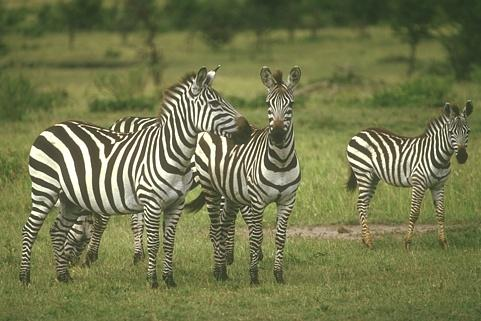
%> input picture vision/hw1 /code /train_images_P1/253027.jpg, 481 x 321 px
$ octave evalDemo.m   (GNU Octave 9; MATLAB toolbox functions it lacks are replaced by stand-ins)
%> lines starting %> are read from the running program, lines starting %| are printed output that depends on the picture; in (x1, y1, x2, y2) boxes, pixels count from 0 and x2, y2 are one past the last pixel; in counts of white or black regions, pixels touching at a corner belong together; the program's own positions count from 1
### vision/hw1 /code /gmerritt-proj1/findDerivatives.m
function [J, theta, Jx, Jy] = findDerivatives(I, Gx, Gy)

%%pad array with size of conv filter
pad_I = padarray(I,[floor(size(Gx,2)/2) floor(size(Gx,2)/2)],'symmetric');
% 1d convolution of padded image and Gy and Gx
first_conv =conv2(pad_I,Gy,'valid');
second_conv = conv2(first_conv,Gx,'valid');
%% Difference filter
dx = [1 -1];
dy = dx';
%% Gradient in X Y and Theta Direction
Jx = conv2(second_conv,dx,'same');
Jy = conv2(second_conv,dy,'same');
theta = atan2(Jy, Jx);
% Gradient Magnitude
J = sqrt(Jx.^2 + Jy.^2);
end

### vision/hw1 /code /gmerritt-proj1/visDerivatives.m
function visDerivatives(I, J, Jx, Jy)
%% Visualize magnitude and orientation of derivatives

figure; imagesc(J); colormap(gray);
figure; imagesc(Jx); colormap(gray);
figure; imagesc(Jy); colormap(gray);


%% Visualize orientation of derivatives
[cnt, val] = hist(J(:), 100);
thr = val(find(cumsum(cnt)/sum(cnt)<0.95, 1, 'last'));

[x, y] = meshgrid(1:size(I,2), 1:size(I,1));
Jx(J<thr) = 0;
Jy(J<thr) = 0;
figure; imshow(I); hold on
quiver(x, y, Jx, Jy,'AutoScale', 'off');
hold off

end

### vision/hw1 /code /gmerritt-proj1/cannyEdge.m
function E = cannyEdge(I)
%% Canny edge detector
%  Input: A color image I = uint8(X, Y, 3), where X, Y are two dimensions
%  of the image
%  Output: An edge map E = logical(X, Y)
%%  To DO: Write three functions findDerivatives, nonMaxSup, and edgeLink to fulfill the Canny edge detector.

%% Convert the color image to gray scale image
%  Output I = uint8(X, Y)
if (size(I,3) > 1)
     I = rgb2gray(I);
end

%% Construct 2D Gaussian filter
Gx = normpdf([-5:1:5], 0, 1);
Gy = normpdf([-5:1:5], 0, 1)';

%% Compute magnitutde and orientation of derivatives
% [4 lines of commented-out code are left out]
[J, theta, Jx, Jy] = findDerivatives(I, Gx, Gy);

visDerivatives(I, J, Jx, Jy);


%% Detect local maximum
%  M = logical(X, Y), the edge map after non-maximal suppression
 M = nonMaxSup(J, theta);
%  figure; imagesc(M); colormap(gray);

%% Link edges
%  E = logical(X, Y), the final edge map
E = edgeLink(M, J, theta);
figure; imagesc(E); colormap(gray);
% figure; E2 =edge(I); imagesc(E2);colormap(gray);
end

### vision/hw1 /code /gmerritt-proj1/nonMaxSup.m
function M = nonMaxSup2(J, theta)
%% This function is kind of slow/ im too tired to linearize rn
nr = size(theta,1);
nc = size(theta,2);
%% Detect local maximum
% making a false / true matrix for M because its faster
M = false(nr,nc);
%discretizing theta into these 5 angles
pi_vec = [0 pi/4 pi/2 3*pi/4 pi];

%% Sorry I changed index conventions in edgeLink  :(
for j = 1:size(theta,1) % y
    for i = 1:size(theta,2) % x
       [~,idx] =  min(abs(pi_vec - abs(theta(j,i)))); %matching theta to one of the angles in pi_vec
       %% Changing which indicies i check for a max based on the angle at J(j,i)
      if(pi_vec(idx) == 0 || pi_vec(idx) == pi)
          if(j > 1 && j < nr)
              if(J(j-1,i) < J(j,i) && J(j,i) > J(j+1,i))
                  M(j,i) =true;
              end
          end
      end

      if(pi_vec(idx) == pi/4)
          if(j > 1 && j < nr && i>1 && i< nc)
              if(J(j+1,i-1)< J(j,i) && J(j-1,i+1) < J(j,i))
                  M(j,i) =true;
              end
          end
      end

      if(pi_vec(idx) == pi/2)
         if(i>1 && i< nc)
            if(J(j,i-1) < J(j,i) && J(j,i+1) < J(j,i))
                  M(j,i) = true;
             end
          end
      end

      if(pi_vec(idx) == 3*pi/4)
         if(j > 1 && j < nr && i>1 && i< nc)
            if(J(j -1,i-1) < J(j,i) && J(j+1,i+1) < J(j,i))
                  M(j,i) =true;
             end
          end
      end

    end

end
end

### vision/hw1 /code /gmerritt-proj1/edgeLink.m
function E = edgeLink(M, J, theta)

nc = size(J,2);
nr = size(J,1);
% low_threshold = max(mean(J));
E = false(nr,nc);
%% throw out outliers so our mean isn't shifted super far out
no_outliers = J;
[~,idx] = max(mean(J,1));
no_outliers(:,idx) = [];
[~,idx2] = max(mean(J,2));
no_outliers(idx2,:) = [];
%% Set Low threshold in X and Y directions (just taking the mean of the mag)
low_threshold = mean(mean(no_outliers,1));
low2 = mean(mean(no_outliers,2));

%% just initializing some logic vectors for later
logic = zeros(nr,nc);
logic2 = zeros(nr,nc);
logic4 = zeros(1,nc);
logic3 = zeros(nr,1);
logic_4 = zeros(1,nc);
logic5 = zeros(nr,nc);
%% High threshold is 1 std above the mean
high_threshold = low_threshold + mean(std(no_outliers,0,1));
high2 = low2 + mean(std(no_outliers,0,2));
%% Filtering out points with non max
new_J = J.*M;

%%  check if filtered mag is above high threshold
for j= 1:nc
  logic_vec = new_J(:,j) > high_threshold;
    logic_vec2 = (J(:,j) > low_threshold); % if in hysterisis band check to see if left right neighbors are above high threshold
  if(j >1 && j < nc)
     logic3 = logic_vec2 & ((new_J(:,j-1) > high_threshold) | ( new_J(:,j+1) > high_threshold));
  end

  %storing the defs valid points in new_J , creating a logic matrix to deal
  %with up down condition later
   new_J(:,j) = logic_vec;
   logic(:,j) = logic3;
end

%% checking for valid points for up and down
for i = 1:nr
    l = new_J(i,:) > high2;
    logic_4 = (J(i,:) > low2);

    if ( i >1 && i < nr) % check top and bottom neighbor for definite edges
        logic4 = logic_4 & (( new_J(i-1,:) > high2) | (new_J(i+1,:) > high2));
    end

    logic2(i,:) = logic4;
    E(i,:) = new_J(i,:) | l ;
end

%% this did check the corners of the box for any high thresholds
%%   to link the edges but it was slow and didnt help


% [14 lines of commented-out code are left out]

%% combining the row and column checks by or'ing them together
%%but some times anding looks better
logic = logic | logic2;
new_J = new_J | logic;
E = new_J;

end

### vision/hw1 /code /evalDemo.m
%% Evaluation demo

I = imread('train_images_P1/253027.jpg');
%> I is the input picture: size 321x481x3 uint8; mean R, G, B 114.5, 118.5, 76.9
I_bi = rgb2gray(I);
E = edge(I_bi, 'canny');
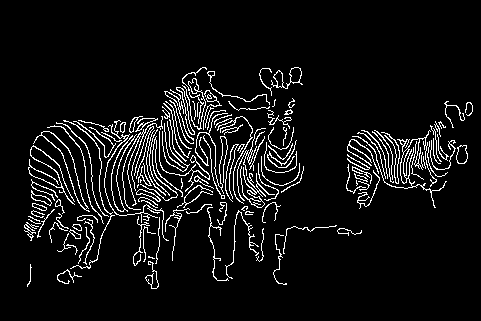
%> E: size 321x481 logical; 7% white in thin lines or dots, all inside (x1, y1, x2, y2) = (24, 67, 473, 289)
E = cannyEdge(I_bi);
%> in findDerivatives, `J = sqrt(Jx.^2 + Jy.^2);`:
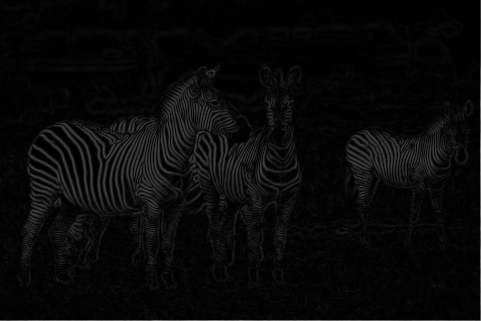
%> J: size 321x481 double; min 0.000333, max 139.4, mean 9.3
%> in visDerivatives, `[cnt, val] = hist(J(:), 100);`: cnt = 100 values, max 30129 at index 2, min 0 at index 50, mean 1544; val = 100 values from 0.697 to 138.7
%> in visDerivatives, `thr = val(find(cumsum(cnt)/sum(cnt)<0.95, 1, 'last'));`: thr = 38.34
%> in cannyEdge, `visDerivatives(I, J, Jx, Jy);`:
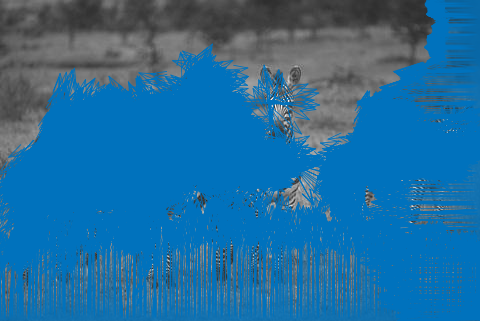
%> figure redrawn from the program's plot data
%> after the loop in nonMaxSup2, `for j = 1:size(theta,1)`:
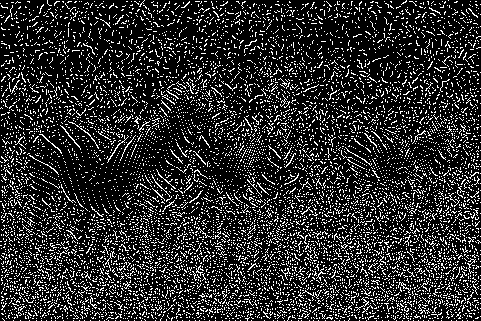
%> M: size 321x481 logical; 17.3% white in thin lines or dots
%> in edgeLink, `[~,idx] = max(mean(J,1));`: idx = 481
%> in edgeLink, `[~,idx2] = max(mean(J,2));`: idx2 = 321
%> in edgeLink, `no_outliers(idx2,:) = [];`:
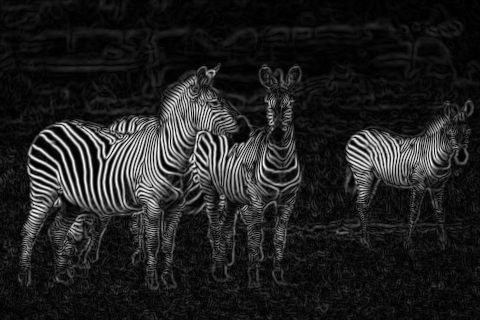
%> no_outliers: size 320x480 double; min 0.000333, max 67.76, mean 8.8; drawn with min black and max white
%> in edgeLink, `low_threshold = mean(mean(no_outliers,1));`: low_threshold = 8.79
%> in edgeLink, `high_threshold = low_threshold + mean(std(no_outliers,0,1));`: high_threshold = 19.32
%> in edgeLink, `high2 = low2 + mean(std(no_outliers,0,2));`: high2 = 16.9
%> after the loop in edgeLink, `for j= 1:nc`: logic: size 321x481 double; values 0 (black) and 1 (white), 3.1% white in thin lines or dots, all inside (x1, y1, x2, y2) = (3, 66, 473, 321)
%> after the loop in edgeLink, `for j= 1:nc`:
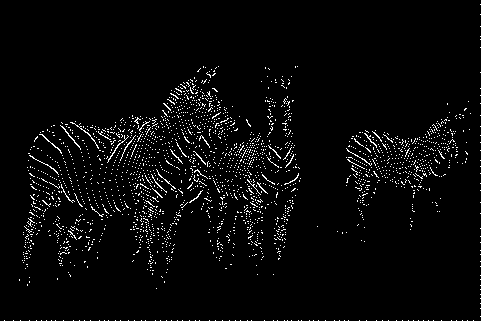
%> new_J: size 321x481 double; values 0 (black) and 1 (white), 3.3% white in thin lines or dots
%> after the loop in edgeLink, `for j= 1:nc`: logic3 = 321 logical values, 0 true
%> after the loop in edgeLink, `for i = 1:nr`: E: size 321x481 logical; 3.3% white in thin lines or dots
%> after the loop in edgeLink, `for i = 1:nr`: logic2: size 321x481 double; every value is 0
%> after the loop in edgeLink, `for i = 1:nr`: logic4 = 481 logical values, 0 true
%> in edgeLink, `new_J = new_J | logic;`:
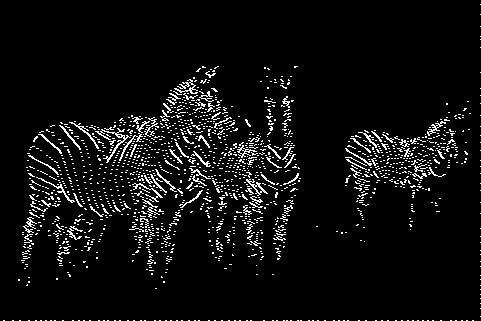
%> new_J: size 321x481 logical; 5.7% white in thin lines or dots
%> (the run ends here)

$ run again, with vision/hw1 /code /train_images_P1/101085.jpg copied over vision/hw1 /code /train_images_P1/253027.jpg
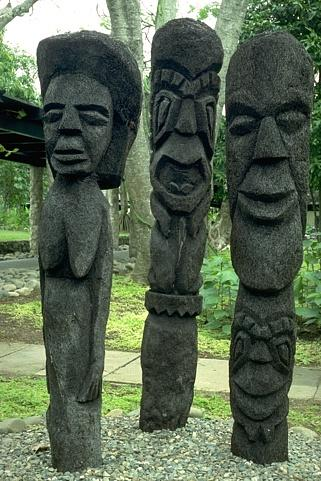
%> input picture vision/hw1 /code /train_images_P1/101085.jpg, 321 x 481 px
%> I is the input picture: size 481x321x3 uint8; mean R, G, B 87.9, 102.4, 81
%> cnt = 100 values, max 33329 at index 2, min 1 at index 83, mean 1544; val = 100 values from 1.14 to 226.6
%> thr = 23.91
%> after the loop in nonMaxSup2, `for j = 1:size(theta,1)`:
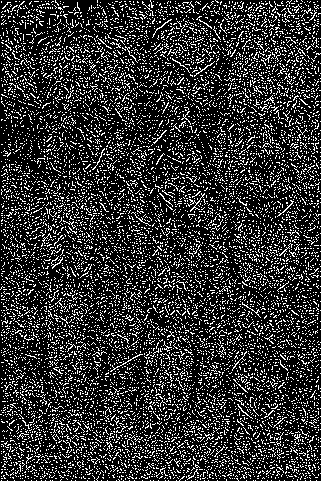
%> M: size 481x321 logical; 19.6% white in thin lines or dots
%> idx = 321
%> idx2 = 481
%> low_threshold = 8.89
%> high_threshold = 16.77
%> high2 = 17.15
%> after the loop in edgeLink, `for j= 1:nc`: logic3 = 481 logical values, 28 true
%> after the loop in edgeLink, `for i = 1:nr`: logic4 = 321 logical values, 0 true
%> in edgeLink, `new_J = new_J | logic;`:
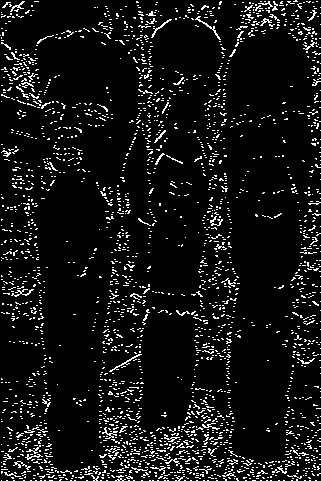
%> new_J: size 481x321 logical; 7.6% white in thin lines or dots

$ run again, with vision/hw1 /code /train_images_P1/106024.jpg copied over vision/hw1 /code /train_images_P1/253027.jpg
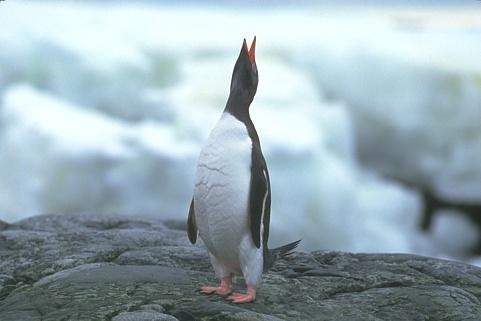
%> input picture vision/hw1 /code /train_images_P1/106024.jpg, 481 x 321 px
%> I is the input picture: size 321x481x3 uint8; mean R, G, B 155.1, 173.7, 181.7
%> cnt = 100 values, max 87668 at index 1, min 0 at index 52, mean 1544; val = 100 values from 1.21 to 240.6
%> thr = 8.46
%> after the loop in nonMaxSup2, `for j = 1:size(theta,1)`:
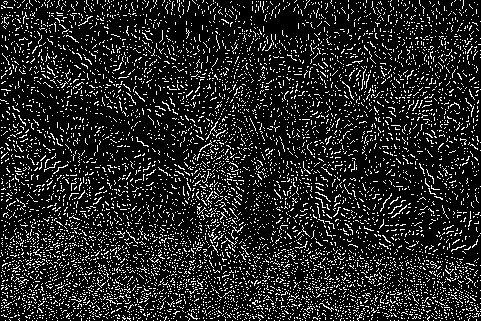
%> M: size 321x481 logical; 14.2% white in thin lines or dots
%> idx = 481
%> idx2 = 321
%> low_threshold = 3.44
%> high_threshold = 7.44
%> high2 = 7.92
%> after the loop in edgeLink, `for j= 1:nc`: logic3 = 321 logical values, 6 true
%> after the loop in edgeLink, `for i = 1:nr`: logic4 = 481 logical values, 0 true
%> in edgeLink, `new_J = new_J | logic;`:
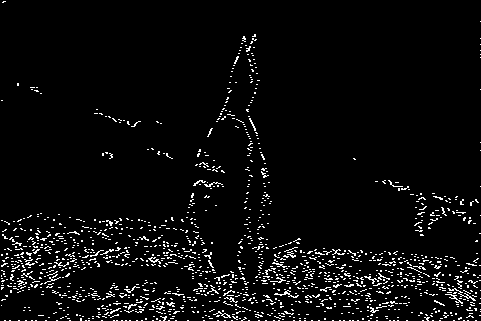
%> new_J: size 321x481 logical; 4.4% white in thin lines or dots

$ run again, with vision/hw1 /code /train_images_P1/118035.jpg copied over vision/hw1 /code /train_images_P1/253027.jpg
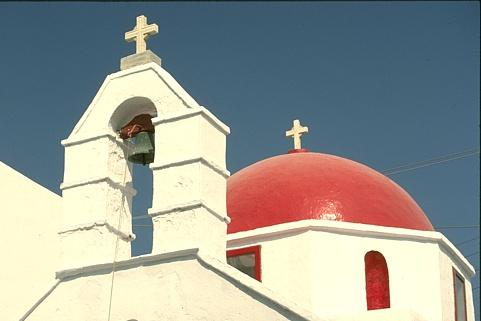
%> input picture vision/hw1 /code /train_images_P1/118035.jpg, 481 x 321 px
%> I is the input picture: size 321x481x3 uint8; mean R, G, B 152.3, 155, 149.1
%> cnt = 100 values, max 119702 at index 1, min 0 at index 33, mean 1544; val = 100 values from 1.26 to 250.5
%> thr = 26.43
%> idx = 481
%> idx2 = 321
%> low_threshold = 4.07
%> high_threshold = 12.59
%> high2 = 12.8
%> after the loop in edgeLink, `for j= 1:nc`: logic3 = 321 logical values, 58 true
%> after the loop in edgeLink, `for i = 1:nr`: logic4 = 481 logical values, 0 true
%> in edgeLink, `new_J = new_J | logic;`:
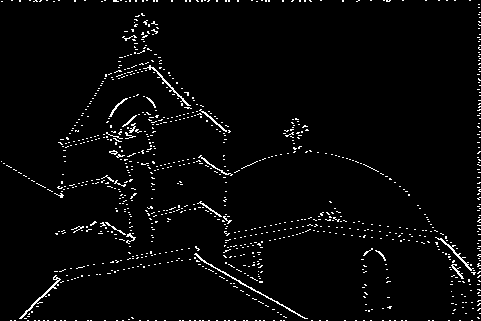
%> new_J: size 321x481 logical; 2.9% white in thin lines or dots
